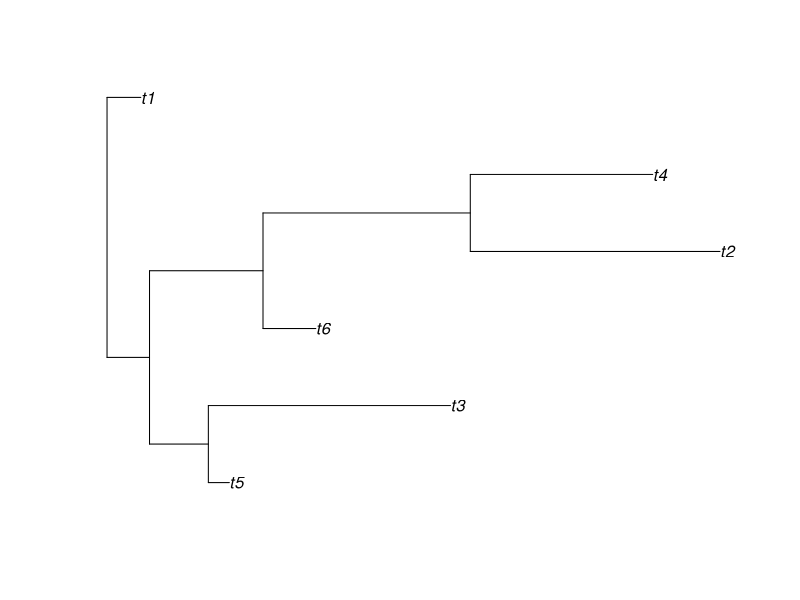

Here is the R script that generated this plot:
library(tidyverse)
options(scipen = 999)
#rm(list = ls())

N <- 6

#set.seed(944307) # sample(1e6,1)
tree <- ape::rtree(N); plot(tree)
A <-ape::vcv.phylo(tree, corr = T); A
I <- diag(N); I


s2_phy_1 <- 1
s2_phy_2 <- 1
s2_res_1 <- 1
s2_res_2 <- 1
rho_phy <- 0.5*sqrt(s2_phy_1*s2_phy_2)
rho_res <- 0.5*sqrt(s2_res_1*s2_res_2)


Sigma_phy <- matrix(c(s2_phy_1,rho_phy,rho_phy,s2_phy_2),2,2); Sigma_phy
Sigma_res <- matrix(c(s2_res_1,rho_res,rho_res,s2_res_2),2,2); Sigma_res
Sigma <- kronecker(Sigma_phy,A) + kronecker(Sigma_res,I); Sigma

kronecker(Sigma_phy,A)

Sigma_partition <- function(i,j) Sigma_phy[i,j]*A + Sigma_res[i,j]*I
Sigma_12 <- Sigma_partition(1,2)
Sigma_22 <- Sigma_partition(2,2)

Sigma_12
solve(Sigma_22)

beta <- Sigma_12 %*% solve(Sigma_22)

c(s2_phy_1 = s2_phy_1,
  s2_phy_2 = s2_phy_2,
  s2_res_1 = s2_res_1,
  s2_res_2 = s2_res_2,
  rho_phy = rho_phy,
  rho_res = rho_res)

beta %>% round(3)

diag(beta) %>% mean
